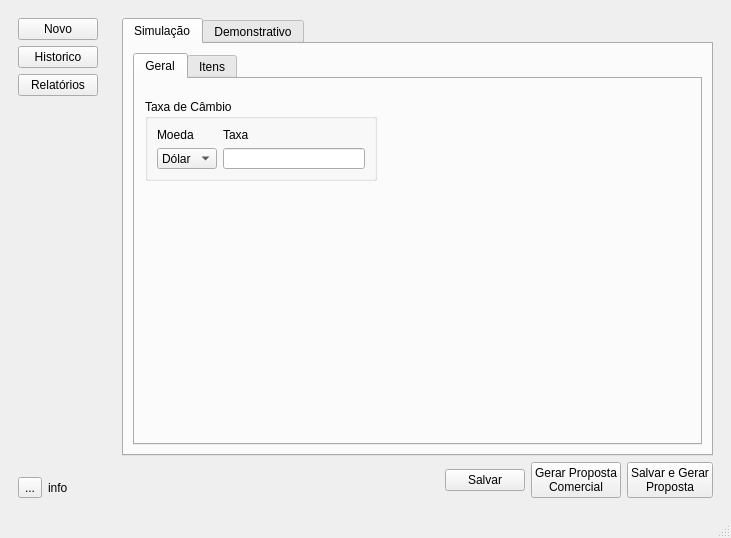
<?xml version="1.0" encoding="UTF-8"?>
<ui version="4.0">
 <class>MainWindow</class>
 <widget class="QMainWindow" name="MainWindow">
  <property name="geometry">
   <rect>
    <x>0</x>
    <y>0</y>
    <width>731</width>
    <height>538</height>
   </rect>
  </property>
  <property name="windowTitle">
   <string>MainWindow</string>
  </property>
  <widget class="QWidget" name="centralwidget">
   <layout class="QHBoxLayout" name="horizontalLayout_2">
    <item>
     <widget class="QWidget" name="widget" native="true">
      <layout class="QVBoxLayout" name="verticalLayout">
       <item>
        <widget class="QPushButton" name="pushButton">
         <property name="text">
          <string>Novo</string>
         </property>
        </widget>
       </item>
       <item>
        <widget class="QPushButton" name="pushButton_2">
         <property name="text">
          <string>Historico</string>
         </property>
        </widget>
       </item>
       <item>
        <widget class="QPushButton" name="pushButton_3">
         <property name="text">
          <string>Relatórios</string>
         </property>
        </widget>
       </item>
       <item>
        <spacer name="verticalSpacer">
         <property name="orientation">
          <enum>Qt::Orientation::Vertical</enum>
         </property>
         <property name="sizeHint" stdset="0">
          <size>
           <width>20</width>
           <height>358</height>
          </size>
         </property>
        </spacer>
       </item>
       <item>
        <layout class="QHBoxLayout" name="horizontalLayout">
         <item>
          <widget class="QToolButton" name="toolButton">
           <property name="text">
            <string>...</string>
           </property>
          </widget>
         </item>
         <item>
          <widget class="QLabel" name="label">
           <property name="text">
            <string>info</string>
           </property>
          </widget>
         </item>
        </layout>
       </item>
      </layout>
     </widget>
    </item>
    <item>
     <widget class="QStackedWidget" name="stackedWidget">
      <property name="currentIndex">
       <number>1</number>
      </property>
      <widget class="QWidget" name="welcome_page"/>
      <widget class="QWidget" name="calc_page">
       <layout class="QVBoxLayout" name="verticalLayout_2">
        <item>
         <widget class="QTabWidget" name="tabWidget">
          <property name="currentIndex">
           <number>0</number>
          </property>
          <widget class="QWidget" name="tab">
           <attribute name="title">
            <string>Simulação</string>
           </attribute>
           <layout class="QVBoxLayout" name="verticalLayout_5">
            <item>
             <widget class="QTabWidget" name="tabWidget_2">
              <property name="tabPosition">
               <enum>QTabWidget::TabPosition::North</enum>
              </property>
              <property name="currentIndex">
               <number>0</number>
              </property>
              <widget class="QWidget" name="tab_3">
               <attribute name="title">
                <string>Geral</string>
               </attribute>
               <widget class="QGroupBox" name="groupBox">
                <property name="geometry">
                 <rect>
                  <x>10</x>
                  <y>20</y>
                  <width>232</width>
                  <height>82</height>
                 </rect>
                </property>
                <property name="title">
                 <string>Taxa de Câmbio</string>
                </property>
                <layout class="QHBoxLayout" name="horizontalLayout_4">
                 <item>
                  <layout class="QVBoxLayout" name="verticalLayout_3">
                   <item>
                    <widget class="QLabel" name="label_2">
                     <property name="text">
                      <string>Moeda</string>
                     </property>
                    </widget>
                   </item>
                   <item>
                    <widget class="QComboBox" name="coin_select">
                     <property name="currentIndex">
                      <number>0</number>
                     </property>
                     <item>
                      <property name="text">
                       <string>Dólar</string>
                      </property>
                     </item>
                     <item>
                      <property name="text">
                       <string>Euro</string>
                      </property>
                     </item>
                     <item>
                      <property name="text">
                       <string>Yuan</string>
                      </property>
                     </item>
                    </widget>
                   </item>
                  </layout>
                 </item>
                 <item>
                  <layout class="QVBoxLayout" name="verticalLayout_4">
                   <item>
                    <widget class="QLabel" name="label_3">
                     <property name="text">
                      <string>Taxa</string>
                     </property>
                    </widget>
                   </item>
                   <item>
                    <widget class="QLineEdit" name="cambio_edit">
                     <property name="readOnly">
                      <bool>true</bool>
                     </property>
                    </widget>
                   </item>
                  </layout>
                 </item>
                </layout>
               </widget>
              </widget>
              <widget class="QWidget" name="tab_4">
               <attribute name="title">
                <string>Itens</string>
               </attribute>
              </widget>
             </widget>
            </item>
           </layout>
          </widget>
          <widget class="QWidget" name="tab_2">
           <attribute name="title">
            <string>Demonstrativo</string>
           </attribute>
          </widget>
         </widget>
        </item>
        <item>
         <layout class="QHBoxLayout" name="horizontalLayout_3">
          <item>
           <spacer name="horizontalSpacer">
            <property name="orientation">
             <enum>Qt::Orientation::Horizontal</enum>
            </property>
            <property name="sizeHint" stdset="0">
             <size>
              <width>40</width>
              <height>20</height>
             </size>
            </property>
           </spacer>
          </item>
          <item>
           <widget class="QPushButton" name="pushButton_6">
            <property name="text">
             <string>Salvar</string>
            </property>
           </widget>
          </item>
          <item>
           <widget class="QPushButton" name="pushButton_5">
            <property name="text">
             <string>Gerar Proposta
Comercial</string>
            </property>
           </widget>
          </item>
          <item>
           <widget class="QPushButton" name="pushButton_4">
            <property name="text">
             <string>Salvar e Gerar
Proposta</string>
            </property>
           </widget>
          </item>
         </layout>
        </item>
       </layout>
      </widget>
     </widget>
    </item>
   </layout>
  </widget>
  <widget class="QStatusBar" name="statusbar"/>
 </widget>
 <resources/>
 <connections/>
</ui>
